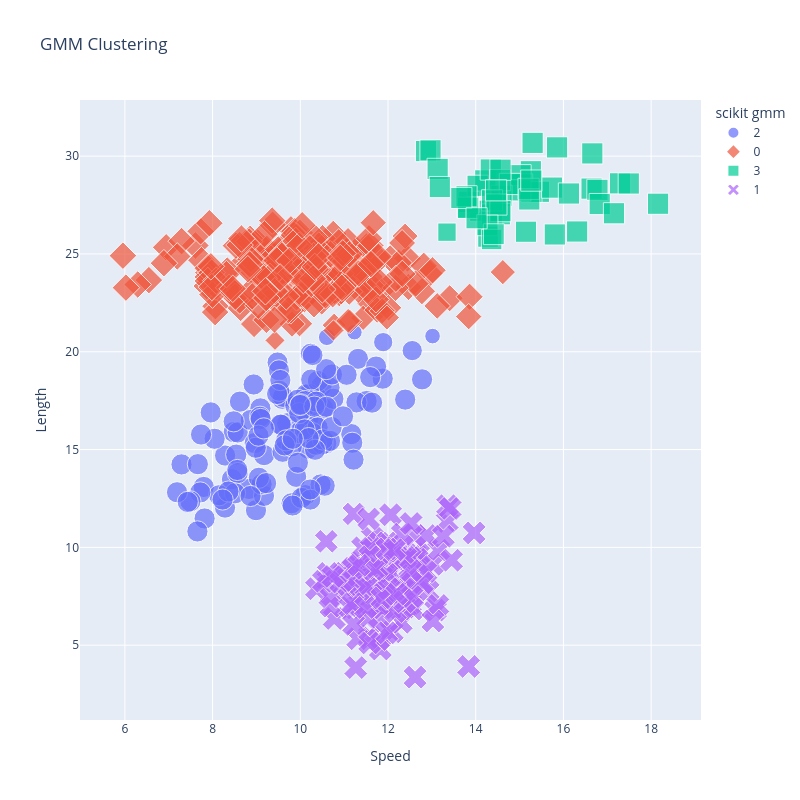

Notebook cell for this chart:
### Code cell
fig = px.scatter(bikes, x='Speed', y='Length', symbol='scikit gmm',
           size='prob', color="scikit gmm", title='GMM Clustering',
           color_continuous_scale="Viridis_r", size_max=15)
fig.update_layout(width=800, height=800)
